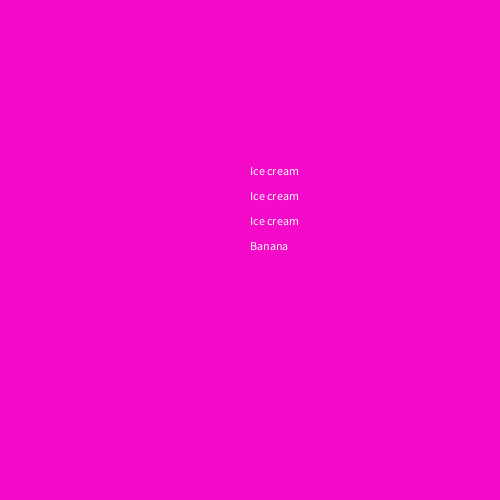
Frame 1 (no input)
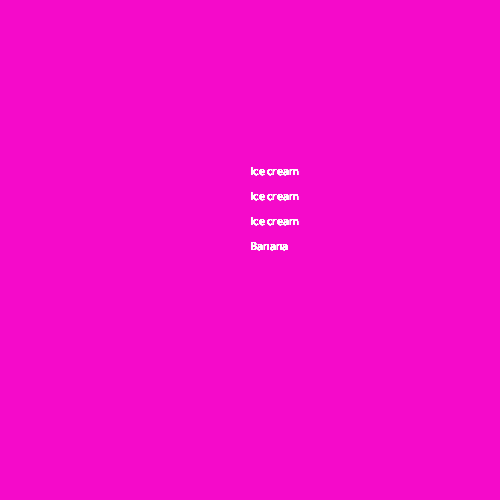
Frame 60 (the mouse pressed at the canvas centre just before this capture)
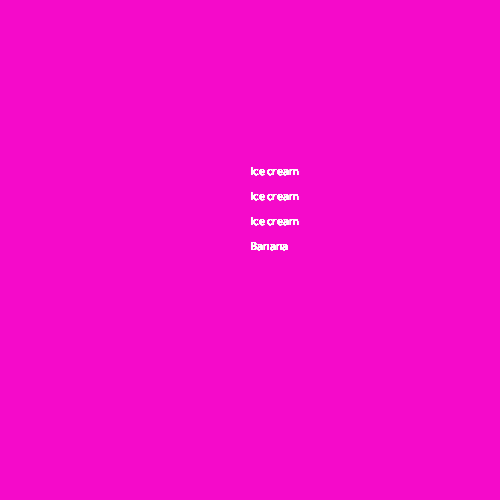
Frame 120 (the mouse held since frame 60 and released just before this capture)

The Processing sketch that drew these frames (run headless with seeded random() and noise(); from frame 60 on, the mouse is pressed at the canvas centre):

// Processing sketch: BananaSplit
// ── BananaSplit.pde
void setup() {
  size(500, 500);
background(#F50ACA);

}
void draw() {
  text("Ice cream", 250, 175);
   text("Ice cream", 250, 200);
    text("Ice cream", 250, 225);
     text("Banana", 250, 250);


}
